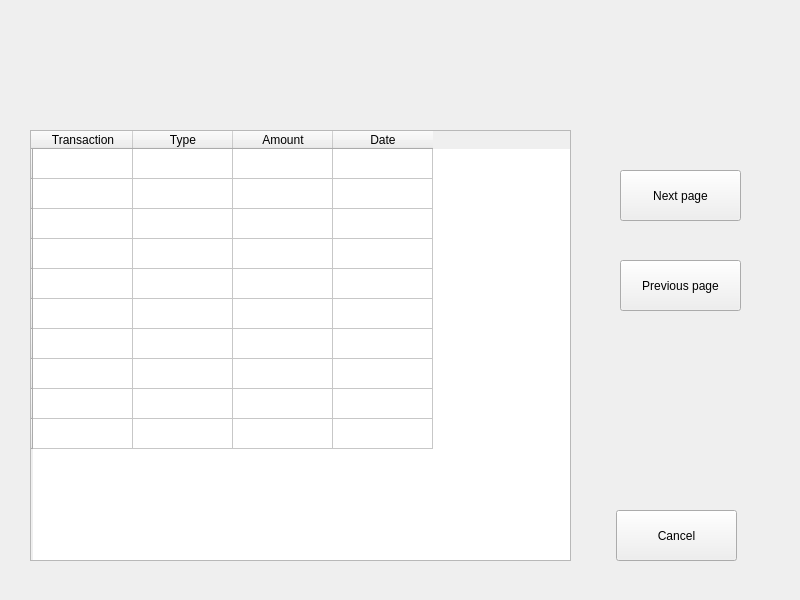
<?xml version="1.0" encoding="UTF-8"?>
<ui version="4.0">
 <class>accountTransactions</class>
 <widget class="QWidget" name="accountTransactions">
  <property name="geometry">
   <rect>
    <x>0</x>
    <y>0</y>
    <width>800</width>
    <height>600</height>
   </rect>
  </property>
  <property name="windowTitle">
   <string>Form</string>
  </property>
  <widget class="QStackedWidget" name="stackedWidget">
   <property name="geometry">
    <rect>
     <x>-10</x>
     <y>0</y>
     <width>801</width>
     <height>601</height>
    </rect>
   </property>
   <widget class="QWidget" name="page">
    <widget class="QTableWidget" name="tableWidget">
     <property name="geometry">
      <rect>
       <x>40</x>
       <y>130</y>
       <width>541</width>
       <height>431</height>
      </rect>
     </property>
     <row>
      <property name="text">
       <string/>
      </property>
     </row>
     <row>
      <property name="text">
       <string/>
      </property>
     </row>
     <row>
      <property name="text">
       <string/>
      </property>
     </row>
     <row>
      <property name="text">
       <string/>
      </property>
     </row>
     <row>
      <property name="text">
       <string/>
      </property>
     </row>
     <row>
      <property name="text">
       <string/>
      </property>
     </row>
     <row>
      <property name="text">
       <string/>
      </property>
     </row>
     <row>
      <property name="text">
       <string/>
      </property>
     </row>
     <row>
      <property name="text">
       <string/>
      </property>
     </row>
     <row>
      <property name="text">
       <string/>
      </property>
     </row>
     <column>
      <property name="text">
       <string>Transaction</string>
      </property>
     </column>
     <column>
      <property name="text">
       <string>Type</string>
      </property>
     </column>
     <column>
      <property name="text">
       <string>Amount</string>
      </property>
     </column>
     <column>
      <property name="text">
       <string>Date</string>
      </property>
     </column>
    </widget>
    <widget class="QPushButton" name="pushButton">
     <property name="geometry">
      <rect>
       <x>630</x>
       <y>170</y>
       <width>121</width>
       <height>51</height>
      </rect>
     </property>
     <property name="text">
      <string>Next page</string>
     </property>
    </widget>
    <widget class="QPushButton" name="pushButton_2">
     <property name="geometry">
      <rect>
       <x>630</x>
       <y>260</y>
       <width>121</width>
       <height>51</height>
      </rect>
     </property>
     <property name="text">
      <string>Previous page</string>
     </property>
    </widget>
    <widget class="QPushButton" name="pushButton_3">
     <property name="geometry">
      <rect>
       <x>626</x>
       <y>510</y>
       <width>121</width>
       <height>51</height>
      </rect>
     </property>
     <property name="text">
      <string>Cancel</string>
     </property>
    </widget>
   </widget>
  </widget>
 </widget>
 <resources/>
 <connections/>
</ui>
